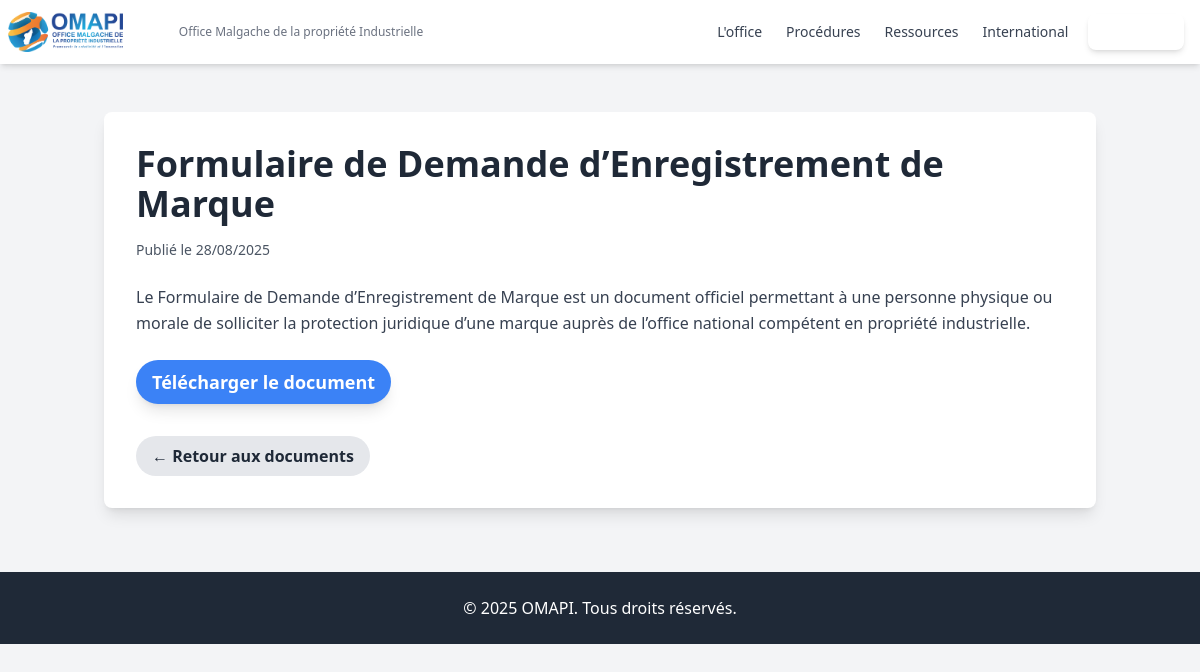
Page /documents/6/ on the committed database.
### content_management/models.py (models this page shows, shortened)
class DocumentTelechargeable(models.Model):
    titre = models.CharField(max_length=250)
    description = models.TextField(blank=True, null=True)
    fichier = models.FileField(upload_to='documents_telechargeables/')
    type_document = models.CharField(max_length=100, choices=[('formulaire', 'Formulaire'), ('guide', 'Guide'), ('rapport', 'Rapport'), ('legislation', 'Législation')], blank=True, null=True)
    CATEGORIE_PI_CHOICES = [
        ('marque', 'Marques'),
        ('brevet', 'Brevets'),
        ('dessin_modele', 'Dessins & Modèles Industriels'),
        ('nom_commercial', 'Noms Commerciaux'),
        ('indication_geographique', 'Indications Géographiques'),
        ('procedures_speciales', 'Procédures Spéciales'),
        ('general', 'Général / Divers'),
    ]
    categorie_pi = models.CharField(max_length=50, choices=CATEGORIE_PI_CHOICES, default='general', verbose_name="Catégorie de Propriété Industrielle")
    date_publication = models.DateField(auto_now_add=True)
    slug = models.SlugField(max_length=250, unique=True, blank=True)
    class Meta:
        ordering = ['-date_publication']
        verbose_name = "Document Téléchargeable"
        verbose_name_plural = "Documents Téléchargeables"

### frontend/views.py (the view)
# urls.py: path('documents/<int:pk>/', views.document_detail, name='document_detail'),
def document_detail(request, pk): # Utilisation de pk pour les documents
    document = get_object_or_404(DocumentTelechargeable, pk=pk)
    return render(request, 'frontend/document_detail.html', {'document': document})

### frontend/templates/frontend/document_detail.html (shortened to what this page needs)
{% load static %}
<!DOCTYPE html>
<html lang="fr">
<head>
    <script src="https://cdn.tailwindcss.com"></script>
</head>
<body class="bg-gray-100 font-sans leading-normal tracking-normal">
    {% include 'frontend/includes/header.html' %}
    <main class="container mx-auto mt-8 p-4">
        <article class="bg-white p-8 rounded-lg shadow-lg">
            <h2 class="text-4xl font-extrabold text-gray-800 mb-4">{{ document.titre }}</h2>
            <p class="text-gray-600 text-sm mb-6">Publié le {{ document.date_publication|date:"d/m/Y" }}</p>
            <div class="prose max-w-none text-gray-700 leading-relaxed mb-6">
                {{ document.description|linebreaksbr }}
            </div>
            {% if document.fichier %}
                <a href="{{ document.fichier.url }}" target="_blank" class="inline-block bg-blue-500 hover:bg-blue-700 text-white font-bold py-2 px-4 rounded-full text-lg shadow-lg transform transition duration-300 hover:scale-105">
                    Télécharger le document
                </a>
            {% endif %}
            <div class="mt-8">
                <a href="{% url 'documents_list' %}" class="inline-block bg-gray-200 text-gray-800 font-semibold py-2 px-4 rounded-full hover:bg-gray-300 transition-colors duration-300">
                    &larr; Retour aux documents
                </a>
            </div>
        </article>
    </main>
    <footer class="bg-gray-800 text-white p-6 mt-12">
        <div class="container mx-auto text-center">
            <p>&copy; 2025 OMAPI. Tous droits réservés.</p>
        </div>
    </footer>
</body>
</html>

### rows in the picture
DocumentTelechargeable: titre "Formulaire de Demande d’Enregistrement de Marque", date_publication "28/08/2025", description "Le Formulaire de Demande d’Enregistrement de Marque est un document officiel permettant à une personne physique ou morale de solliciter la protection juridique d’une marque auprès de l’office national compétent en propriété industrielle."
